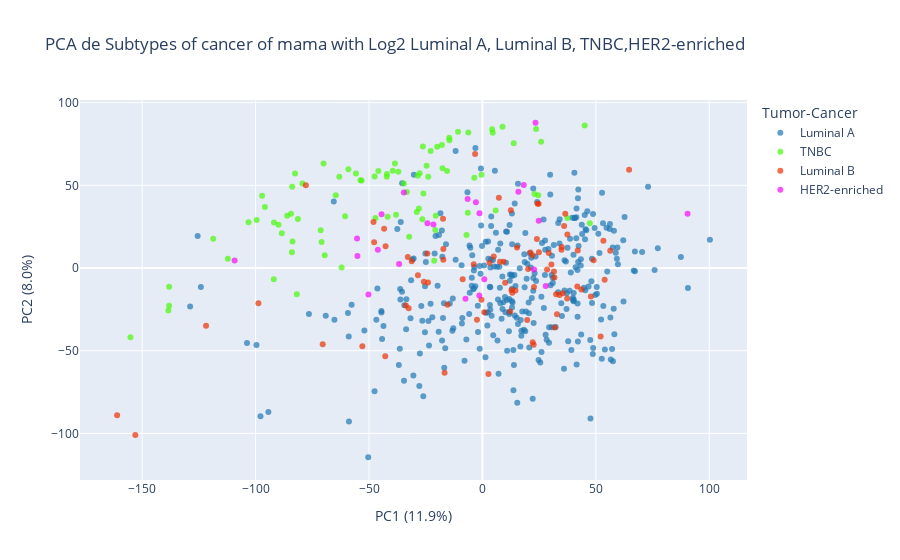

Write notebook code for a chart like this one.
### Markdown cell above
Split for making the Conditions for Deseq

### Code cell
PCA_variables_log2(df=zeros_reduced_df, cancer_types=["Luminal A", "Luminal B", "TNBC", "HER2-enriched"])
